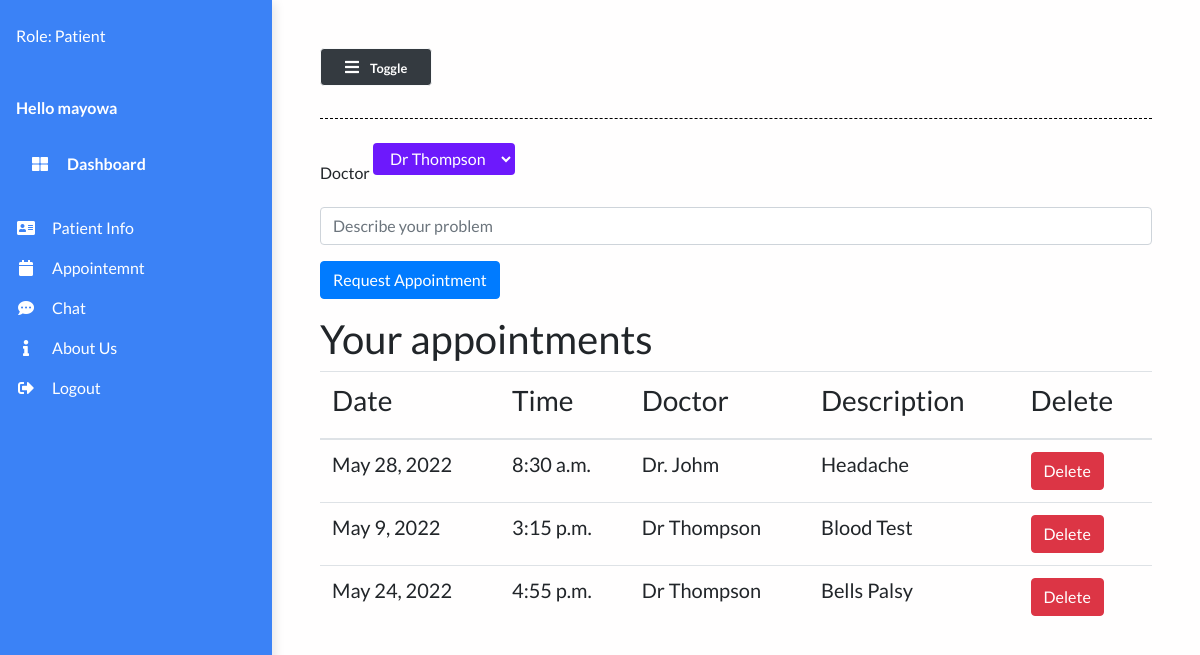
Page /appointments/ (signed in) on the earlier database version.
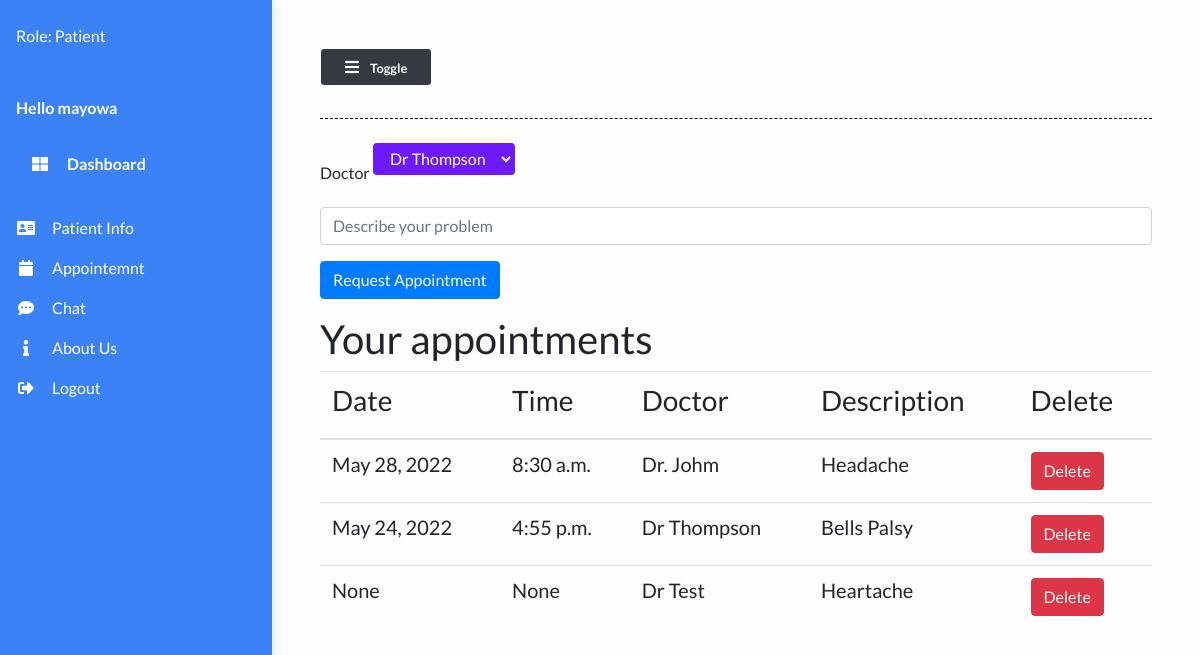
Same page on the later database version.
### main/models.py (models this page shows, shortened)
class Appointment(models.Model):
    patient = models.ForeignKey("Patient", on_delete=models.CASCADE)
    doctor = models.ForeignKey("Doctor", on_delete=models.CASCADE, null=True)
    description=models.TextField(null=True)
    appointment_date = models.DateField(null=True)
    appointment_time = models.TimeField(blank=True, null=True)
    approved = models.BooleanField(default=False)

class Doctor(models.Model):
    name = models.CharField(max_length=100)
    def __str__(self):
        return self.name

### main/views.py (the view, shortened to what this page needs)
# urls.py: path("appointments/", views.request_appointment, name="appointments"),
@login_required(login_url='login')
def request_appointment(request):
    appointments = Appointment.objects.filter(
        patient__user__username=request.user.username)
    doctors = Doctor.objects.all()
    context = {
        'appointments': appointments,
        'doctors': doctors,
    }
    return render(request, 'main/appointment.html', context)

### main/templates/main/appointment.html (shortened to what this page needs)
{% extends 'main/base.html' %}
{% load static %}
{% block content %}
<form method="post" action="">
  <div class="form-group">
    <label for="doctor">Doctor</label>
     <select name="doctor" class="btn btn-bed" id="doctor">
                    {% for doctor in doctors %}
                        <option value={{ doctor.id }}>{{ doctor }}</option>
                    {% endfor %}
  </div>
  <div class="form-group">
    <input type="text" name="description" class="form-control" id="description" placeholder="Describe your problem">
  </div>
  <button type="submit" class="btn btn-primary">Request Appointment</button>
</form>
    <div class="table-responsive mt-3">
    <h1>Your appointments</h1>
        <table class="table table-hover">
            <thead>
                <th><h3>Date</h3></th>
                <th><h3>Time</h3></th>
                <th><h3>Doctor</h3></th>
                <th><h3>Description</h3></th>
                <th><h3>Delete</h3></th>
            </thead>
            <tbody>
                {% for app in appointments %}
                <tr class="mx-auto">
                    {% if app.approved == True %}
                        <td><h5>{{ app.appointment_date }}</h5></td>
                        <td><h5>{{ app.appointment_time }}</h5></td>
                        {% else %}
                        <td><h5>None</h5></td>
                        <td><h5>None</h5></td>
                    {% endif %}
                    <td><h5>{{ app.doctor }}</h5></td>
                    <td><h5>{{ app.description }}</h5></td>
                    <td>
                        <button type="button" data-toggle="modal" data-target="#modalID{{ forloop.counter }}" class="btn btn-danger">Delete</button>
                    </td>
                </tr>
                {% endfor %}
            </tbody>
        </table>
    </div>
{% endblock content %}

Differences in the rows shown:
removed Appointment: appointment_date "May 9, 2022", appointment_time "3:15 p.m.", doctor "Dr Thompson", description "Blood Test"
added Appointment: approved "None", doctor "Dr Test", description "Heartache"
